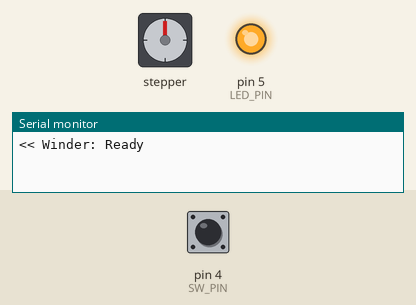
Bench run of a sketch on a simulated Arduino Uno, built with avr-gcc and run on an emulated ATmega328P. Shown: stepper motor, output pins drawn as LEDs (lit = HIGH), the last lines printed to the serial monitor. Dashed ring = blinking. The inputs (shaded band) are chosen by the test bench; at power-on: pin 4 (SW_PIN) HIGH. Stepper angles assume 4096 steps per turn.

Above: at 1.2 s.
1.3 s: pin 4 (SW_PIN) pulled LOW for 0.15 s
At 3.26 s:
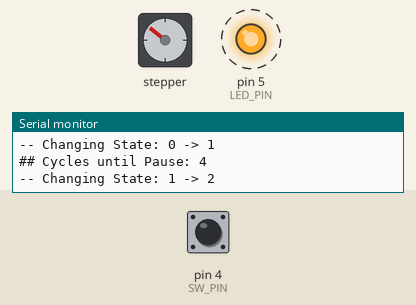
At 3.86 s:
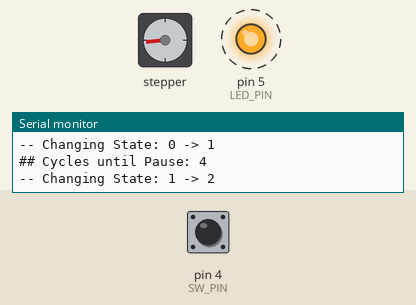
4.3 s: pin 4 (SW_PIN) pulled LOW for 3.2 s
At 5.36 s:
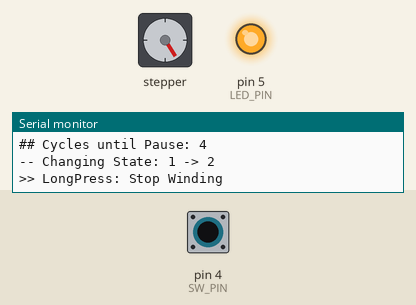
9.0 s: pin 4 (SW_PIN) pulled LOW for 3.2 s
At 9.57 s:
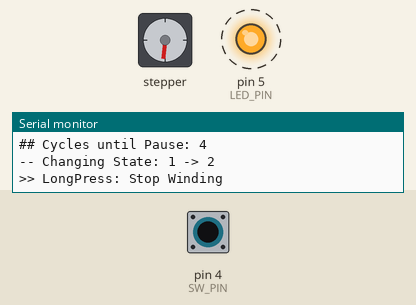
13.7 s: pin 4 (SW_PIN) pulled LOW for 3.2 s
19.9 s: pin 4 (SW_PIN) pulsed LOW 5 times (0.12 s each, 0.3 s apart)
24.4 s: pin 4 (SW_PIN) pulsed LOW 5 times (0.12 s each, 0.3 s apart)
Timing chart, 0 to 28.0 s (numbered marks = the images above; inputs shaded):
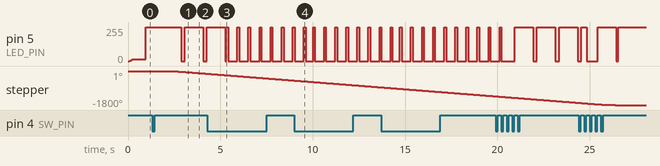

Measured:
- after the input at 1.3 s, pin 5 (LED_PIN): alternates 255/255 for 1.0 s and 0/255 for 0.20 s, starting after 1.6 s; stepper: keeps turning counter-clockwise at about 59°/s, starting after 0.57 s

The sketch:

OpenWatchWinder.ino
```cpp
// Configuration
#define CYCLES 5
#define ROT_R 5  //default 2
#define ROT_L 5  //default 2
#define PAUSE_MIN 30  //default 35

// Pins
#define LED_PIN 5
#define SW_PIN 4

// Motor
#define ROT_SPEED 1000
#define ROT_ACCEL 800
#define ROT_PAUSE 4000
#define ROT_STEPS 4096

#include <jled.h>
#include <AccelStepper.h>
#include <MultiStepper.h>
#include <AceButton.h>

using namespace ace_button;

enum StateType
{
  W_IDLE,  // 0
  W_CYCLE, // 1
  W_RIGHT, // 2
  W_LEFT,  // 3
  W_STOP,  // 4
  W_PAUSE  // 5
};

AccelStepper winder(8, 8, 10, 9, 11, false);
JLed pwr_led = JLed(LED_PIN).FadeOn(1000);
AceButton pwr_sw(SW_PIN);

StateType WState = W_IDLE;
int Rotations = CYCLES;
int Start = false;
int Continue = false;
int Stop = false;
int LedOn = true;
int LastMinute = false;
int TargetPos = 0;
long StartTime = 0;

void handleSwEvent(AceButton *, uint8_t, uint8_t);

void setup()
{
  Serial.begin(115200);
  pinMode(SW_PIN, INPUT_PULLUP);

  ButtonConfig *buttonConfig = pwr_sw.getButtonConfig();
  buttonConfig->setEventHandler(handleSwEvent);
  buttonConfig->setFeature(ButtonConfig::kFeatureDoubleClick);
  buttonConfig->setFeature(ButtonConfig::kFeatureLongPress);
  buttonConfig->setFeature(ButtonConfig::kFeatureSuppressAfterLongPress);
  buttonConfig->setFeature(ButtonConfig::kFeatureSuppressAfterDoubleClick);
  buttonConfig->setFeature(ButtonConfig::kFeatureSuppressClickBeforeDoubleClick);
  buttonConfig->setClickDelay(500);

  winder.setMaxSpeed(ROT_SPEED);
  winder.setAcceleration(ROT_ACCEL);
  WState = W_IDLE;

  Serial.println("<< Winder: Ready");
}

void loop()
{
  StateType old_state = WState;

  pwr_sw.check();

  switch (WState)
  {
  case W_IDLE:
    if (Start || Continue)
    {
      Start = false;
      StartTime = millis();
      winder.enableOutputs();
      Rotations = CYCLES;
      WState = W_CYCLE;
    }
    break;

  case W_CYCLE:
    if (LedOn)
    {
      pwr_led.Reset();
      pwr_led.Blink(1000, 200).Forever();
    }

    if (Stop)
    {
      WState = W_STOP;
    }
    else if ((Rotations--) > 0)
    {
      Serial.print("## Cycles until Pause: ");
      Serial.println(Rotations);
      WState = W_RIGHT;
      TargetPos -= (ROT_R * ROT_STEPS);
      winder.moveTo(TargetPos);
    }
    else
    {
      WState = W_STOP;
    }
    break; // case W_CYCLE

  case W_RIGHT:
    if (winder.distanceToGo() != 0)
    {
      winder.run();
    }
    else if (Stop)
    {
      WState = W_STOP;
    }
    else
    {
      WState = W_LEFT;
      TargetPos += (ROT_L * ROT_STEPS);
      winder.moveTo(TargetPos);
    }
    break; // case W_RIGHT

  case W_LEFT:
    if (winder.distanceToGo() != 0)
    {
      winder.run();
    }
    else if (Stop)
    {
      WState = W_STOP;
    }
    else
    {
      WState = W_CYCLE;
    }
    break; // case W_LEFT

  case W_STOP:
    Stop = false;
    winder.disableOutputs();
    StartTime = millis();
    if (Continue)
    {
      Serial.println("<< Winder: Stopped, waiting for next cycle");
      WState = W_PAUSE;
      if (LedOn)
      {
        pwr_led.Reset();
        pwr_led.Breathe(5000).Forever();
      }
    }
    else
    {
      Serial.println("<< Winder: Stopped, will not restart");
      if (LedOn)
      {
        pwr_led.Reset();
        pwr_led.On();
      }
      WState = W_IDLE;
    }
    break; // case W_STOP

  case W_PAUSE:
    long temp = millis() - StartTime;
    long delta = 60L * 1000L;

    if (Start)
    {
      WState = W_IDLE;
    }
    // run once, 1 minute before PAUSE_MIN elapses
    else if ((!LastMinute) && (temp > (delta * long(PAUSE_MIN - 1))))
    {
      Serial.println("<< Winder: Restarting in 1 minute");
      if (Continue && LedOn)
      {
        pwr_led.Reset();
        pwr_led.Breathe(1000).Forever();
      }
      LastMinute = true;
    }
    // PAUSE_MIN has elapsed && Continue
    else if (Continue && temp > (delta * long(PAUSE_MIN)))
    {
      LastMinute = false;
      WState = W_IDLE;
    }
    break; // W_PAUSE

  default:
    winder.disableOutputs();
    break;

  } // switch

  if (WState != old_state)
  {
    Serial.print("-- Changing State: ");
    Serial.print(old_state);
    Serial.print(" -> ");
    Serial.println(WState);
  }

  pwr_led.Update();

} // loop

void handleSwEvent(AceButton *button, uint8_t eventType, uint8_t buttonState)
{
  switch (eventType)
  {

  case AceButton::kEventClicked:
    switch (WState)
    {
    case W_IDLE:
    case W_PAUSE:
      Serial.println(">> Click: Start Winding");
      Stop = false;
      Start = true;
      Continue = true;
      WState = W_IDLE;
      break;
    default:
      break;
    }
    break;

  case AceButton::kEventLongPressed:
    switch (WState)
    {
    case W_LEFT:
    case W_RIGHT:
    case W_PAUSE:
      Serial.println(">> LongPress: Stop Winding");
      Stop = true;
      Continue = false;
      pwr_led.Reset();
      if (WState == W_PAUSE)
      {
        pwr_led.On();
      }else{
        pwr_led.Blink(100, 500).Forever();
      }
      break;
    default:
      break;
    }
    break;

  case AceButton::kEventDoubleClicked:
    pwr_led.Reset();
    if (LedOn)
    {
      Serial.println(">> DoubleClick: LED Disabled");
      pwr_led.Stop();
      LedOn = false;
    }
    else
    {
      Serial.println(">> DoubleClick: LED Enabled");
      LedOn = true;
      switch (WState)
      {
      case W_IDLE:
        Serial.println("<< LED: On");
        pwr_led.On();
        break;

      case W_PAUSE:
        if (!LastMinute)
        {
          Serial.println("<< LED: Breathe Slow");
          pwr_led.Breathe(5000).Forever();
        }
        else
        {
          Serial.println("<< LED: Breathe Fast");
          pwr_led.Breathe(1000).Forever();
        }
        break;

      case W_LEFT:
      case W_RIGHT:
        Serial.println("<< LED: Blink");
        pwr_led.Blink(1000, 200).Forever();
        break;

      default:
        Serial.println("<< LED: WTF?");
        pwr_led.Blink(50, 50).Forever();
        break;
      }
    }
    break;

  default:
    break;
  }
}
```
